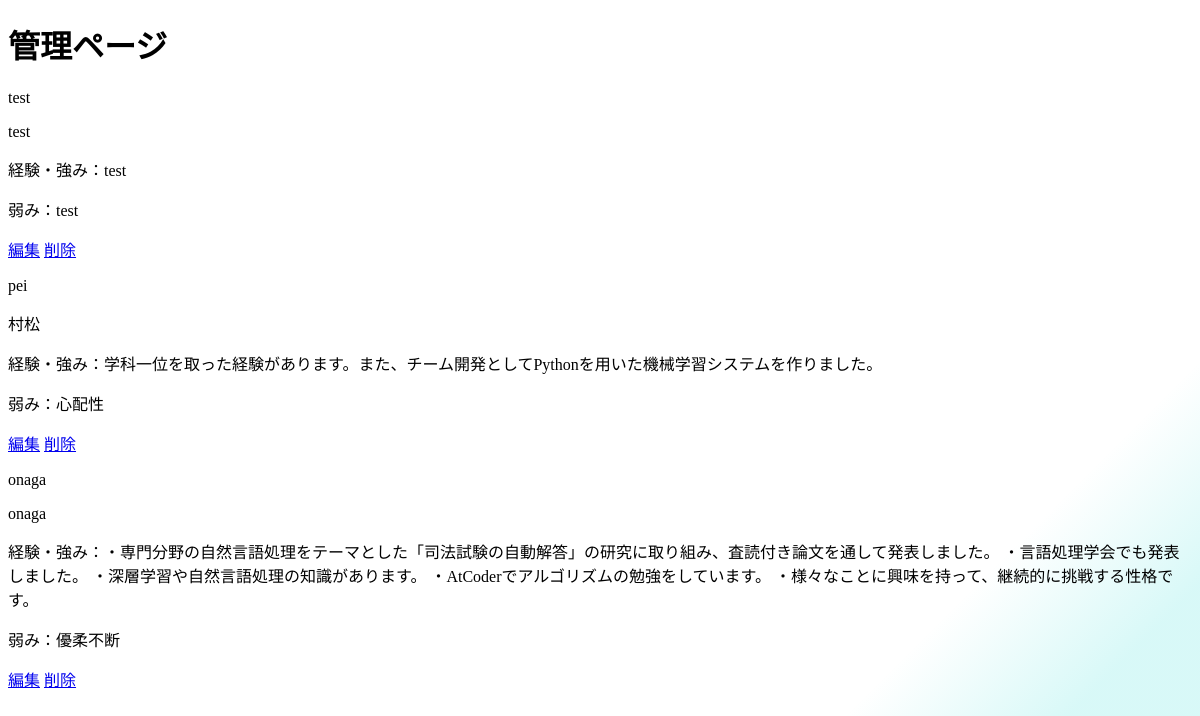
/admin, run on an earlier commit of the app's database.
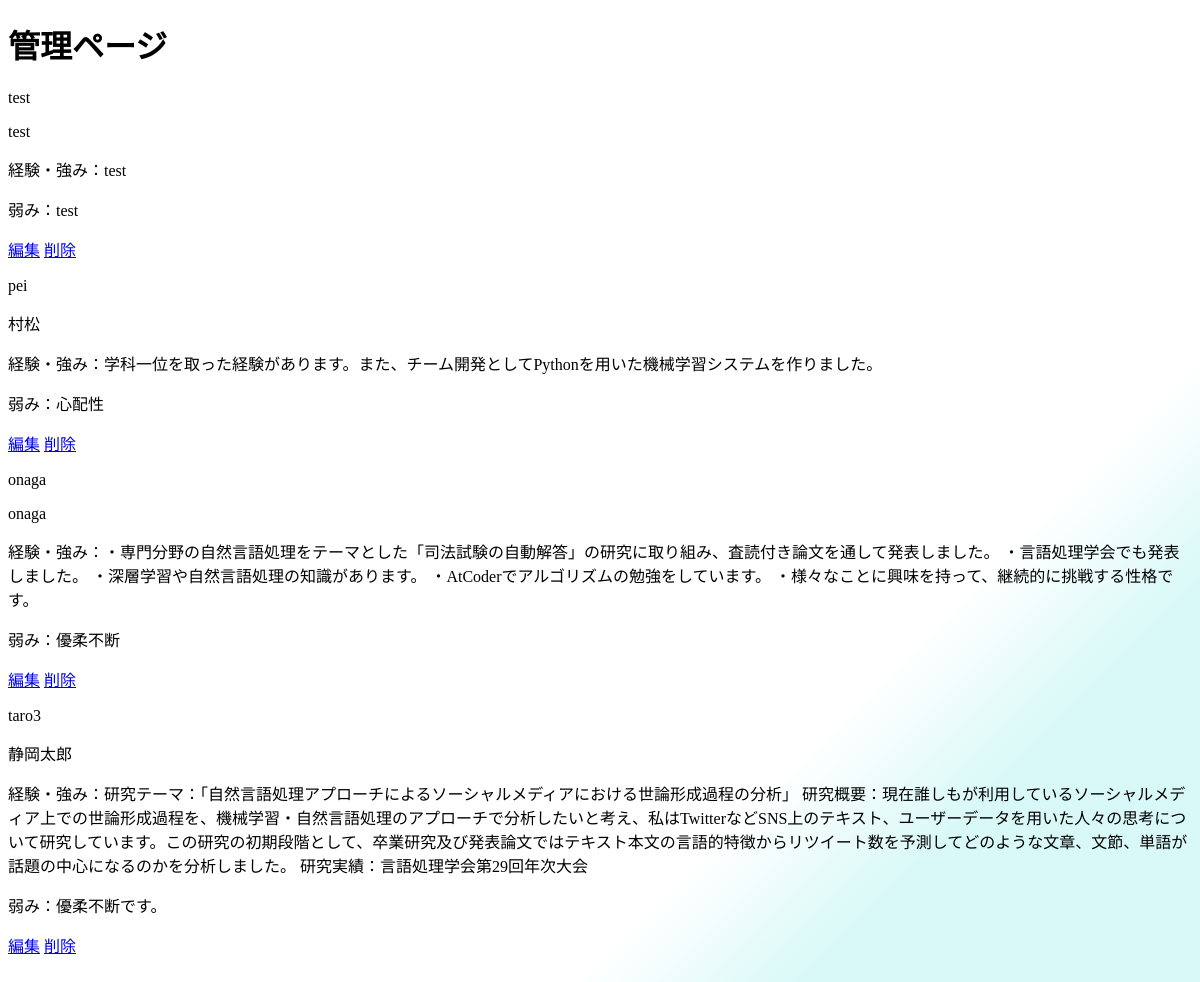
And on a later commit of the database.
### src/app.py (models this page shows)
class UserInformation(UserMixin, db.Model):
    id = db.Column(db.String(10), primary_key=True, autoincrement=False)
    name = db.Column(db.String(20), nullable=False)
    password = db.Column(db.String(100), nullable=False)
    experience = db.Column(db.String(500), nullable=False)
    weakness = db.Column(db.String(500), nullable=False)

### src/app.py (the view)
@app.route("/admin")
def admin():
    users = UserInformation.query.all()
    return  render_template("admin.html", users=users)

### src/templates/admin.html (shortened to what this page needs)
<!DOCTYPE HTML>
<html lang="ja">
    <head>
        <link rel="stylesheet" href="../static/css/style1.css">
    </head>
    <body>
        <h1>管理ページ</h1>
        {% for user in users %}
        <user>
            <p>{{user.id}}</p>
            <p>{{user.name}}</p>
            <p>経験・強み：{{user.experience}}</p>
            <p>弱み：{{user.weakness}}</p>
            <a href='/admin_update/{{user.id}}' role='button'>編集</a>
            <a href='/admin_delete/{{user.id}}' role='button'>削除</a>
        </user>
        {% endfor %}
    </body>
</html>

### src/static/css/style1.css (style rules this page uses)
body { background: linear-gradient(135deg, #fff 50%, #fff 70%, #0dd7d029 80%); background-size: cover; background-repeat: no-repeat; height: 1000px; }

What changed in the data, as far as the page shows it:
added UserInformation: id "taro3", name "静岡太郎", experience "研究テーマ：「自然言語処理アプローチによるソーシャルメディアにおける世論形成過程の分析」 研究概要：現在誰しもが利用しているソーシャルメディア上での世論形成過程を、機械学習・自然言語処理のアプローチで分析したいと考え、私はTwitterなどSNS上のテキスト、ユーザーデータを用いた人々の思考について研究しています。この研究の初期段階として、卒業研究及び発表論文ではテキスト本文の言語的特徴からリツイート数を予測してどのような文章、文節、単語が話題の中心になるのかを分析しました。 研究実績：言語処理学会第29回年次大会", weakness "優柔不断です。"
